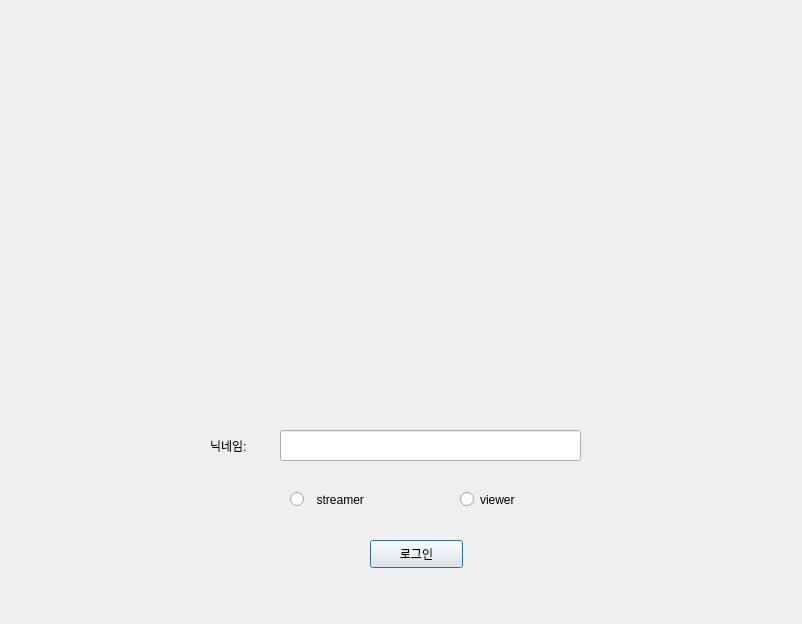
<?xml version="1.0" encoding="UTF-8"?>
<ui version="4.0">
 <class>Dialog</class>
 <widget class="QDialog" name="Dialog">
  <property name="geometry">
   <rect>
    <x>0</x>
    <y>0</y>
    <width>802</width>
    <height>624</height>
   </rect>
  </property>
  <property name="windowTitle">
   <string>Dialog</string>
  </property>
  <widget class="QPushButton" name="pushButton">
   <property name="geometry">
    <rect>
     <x>370</x>
     <y>540</y>
     <width>93</width>
     <height>28</height>
    </rect>
   </property>
   <property name="text">
    <string>로그인</string>
   </property>
  </widget>
  <widget class="QRadioButton" name="streamer_btn">
   <property name="geometry">
    <rect>
     <x>290</x>
     <y>490</y>
     <width>108</width>
     <height>19</height>
    </rect>
   </property>
   <property name="text">
    <string>  streamer</string>
   </property>
  </widget>
  <widget class="QRadioButton" name="view_btn">
   <property name="geometry">
    <rect>
     <x>460</x>
     <y>490</y>
     <width>108</width>
     <height>19</height>
    </rect>
   </property>
   <property name="text">
    <string>viewer</string>
   </property>
  </widget>
  <widget class="QLineEdit" name="lineEdit">
   <property name="geometry">
    <rect>
     <x>280</x>
     <y>430</y>
     <width>301</width>
     <height>31</height>
    </rect>
   </property>
  </widget>
  <widget class="QLabel" name="label">
   <property name="geometry">
    <rect>
     <x>210</x>
     <y>430</y>
     <width>71</width>
     <height>31</height>
    </rect>
   </property>
   <property name="text">
    <string>닉네임:</string>
   </property>
  </widget>
  <widget class="QLabel" name="img_label">
   <property name="geometry">
    <rect>
     <x>90</x>
     <y>20</y>
     <width>641</width>
     <height>391</height>
    </rect>
   </property>
   <property name="text">
    <string/>
   </property>
  </widget>
 </widget>
 <resources/>
 <connections/>
</ui>
